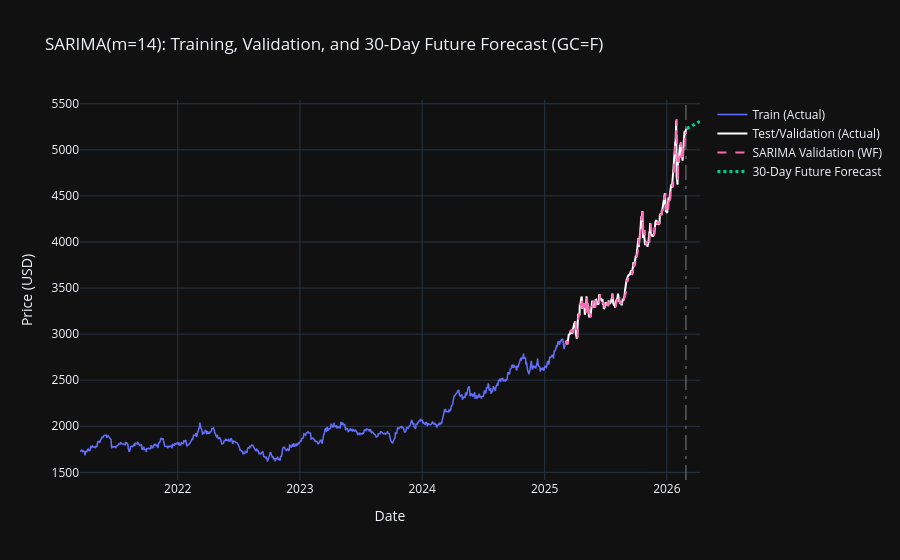

The notebook cell saved with this chart:
### Code cell
# Execute SARIMA model training via walk-forward validation on the test period.
# Hyperparameter optimization is performed by testing multiple seasonal periods (m).
print("SARIMA Training and Validation (Global Train-Test Split with Walk-Forward)")
print(f" Training period: {len(train_data)} trading days")
print(f" Test period: {len(test_data)} trading days")

print("\nTuning SARIMA hyperparameters on training data")
best_aic = float('inf')
best_sarima = None
best_m = 21

# Iterate through seasonal candidates to find the most representative cycle.
for m_candidate in [14, 21, 30]:
    try:
        print(f" Testing m={m_candidate}...")
        candidate = pm.auto_arima(
            train_data['Close'],
            seasonal=True,
            m=m_candidate,
            max_p=5, max_d=2, max_q=5,
            max_P=2, max_D=1, max_Q=2,
            stepwise=True,
            information_criterion='aic',
            error_action='ignore',
            suppress_warnings=True,
            trace=False
        )
        
        if candidate.aic() < best_aic:
            best_aic = candidate.aic()
            best_sarima = candidate
            best_m = m_candidate
            
    except Exception as e:
        print(f" Failed to fit m={m_candidate}: {str(e)[:50]}")

# Set the optimal parameters for the walk-forward process.
sarima_model = best_sarima
best_order = sarima_model.order
best_seasonal_order = sarima_model.seasonal_order

print(f"\n Best SARIMA Order: {best_order}, Seasonal: {best_seasonal_order}, m: {best_m}, AIC: {best_aic:.2f}")

# Execute walk-forward validation on the test period.
history = list(train_data['Close'].values)
sarima_wf_predictions = []

print("\nStarting Walk-Forward Validation on test split")
for t in range(len(test_data)):
    try:
        # Refit using the discovered optimal orders for each step.
        model = pm.ARIMA(order=best_order, seasonal_order=best_seasonal_order)
        model.fit(history)
        
        yhat = model.predict(n_periods=1)[0]
        sarima_wf_predictions.append(yhat)
        history.append(test_data['Close'].values[t])
        
        if (t + 1) % 50 == 0:
            print(f" Completed {t + 1}/{len(test_data)} forecasts")
    except Exception as e:
        # Fallback to last observed value if model fails to converge.
        sarima_wf_predictions.append(test_data['Close'].values[t])
        history.append(test_data['Close'].values[t])

# Compute performance metrics on the test set.
y_true = test_data['Close'].values
y_pred = np.array(sarima_wf_predictions)

sarima_rmse = np.sqrt(mean_squared_error(y_true, y_pred))
sarima_mae = mean_absolute_error(y_true, y_pred)
sarima_mape = np.mean(np.abs((y_true - y_pred) / y_true)) * 100

# --- Store metrics in global summary ---
results_list.append({'Model': 'SARIMA', 'RMSE': sarima_rmse, 'MAE': sarima_mae, 'MAPE': sarima_mape})

print(f'\n SARIMA (Walk-Forward Validation) - RMSE: {sarima_rmse:.4f} | MAE: {sarima_mae:.4f} | MAPE: {sarima_mape:.2f}%')

# Store the model and predictions in global dictionary.
results_list.append({'Model': 'SARIMA', 'RMSE': sarima_rmse, 'MAE': sarima_mae, 'MAPE': sarima_mape})

# Generate a 30-day future forecast using the complete training and testing history.
final_sarima_model = pm.ARIMA(order=best_order, seasonal_order=best_seasonal_order)
final_sarima_model.fit(history)

forecast_horizon = 30
sarima_future_forecast = final_sarima_model.predict(n_periods=forecast_horizon)

# Generate strictly future business weekday dates.
last_date = test_data.index[-1]
sarima_forecast_dates = pd.bdate_range(start=last_date + pd.Timedelta(days=1), periods=forecast_horizon)

# Store the final model to the models directory.
save_model(final_sarima_model, ticker, 'SARIMA')

# Construct the visualization.
fig = go.Figure()

fig.add_trace(go.Scatter(
    x=train_data.index, y=train_data['Close'],
    name='Train (Actual)', line=dict(color='#636EFA', width=1.5)
))

fig.add_trace(go.Scatter(
    x=test_data.index, y=test_data['Close'],
    name='Test/Validation (Actual)', line=dict(color='white', width=2)
))

fig.add_trace(go.Scatter(
    x=test_data.index, y=sarima_wf_predictions,
    name='SARIMA Validation (WF)', line=dict(color='#FF69B4', dash='dash')
))

fig.add_trace(go.Scatter(
    x=sarima_forecast_dates, y=sarima_future_forecast,
    name='30-Day Future Forecast', line=dict(color='#00CC96', width=3, dash='dot')
))

fig.update_layout(
    title=f'SARIMA(m={best_m}): Training, Validation, and 30-Day Future Forecast ({ticker})',
    xaxis_title='Date',
    yaxis_title='Price (USD)',
    template='plotly_dark',
    hovermode='x unified',
    shapes=[
        dict(type='line', xref='x', yref='paper', x0=last_date, x1=last_date, y0=0, y1=1, 
             line=dict(color="gray", width=1, dash="longdashdot"))
    ]
)

fig.show()

### Figure 1 — Plotly figure (JSON) as saved in the notebook; plotly's stock layout.template omitted (floating-point values rounded to 4 significant figures; data arrays with more than 128 entries replaced by an {"elided": "..."} marker saying what was removed)
{"data": [{"line": {"color": "#636EFA", "width": 1.5}, "name": "Train (Actual)", "type": "scatter", "x": {"elided": "998 str values"}, "y": {"elided": "998 float values"}}, {"line": {"color": "white", "width": 2}, "name": "Test/Validation (Actual)", "type": "scatter", "x": {"elided": "250 str values"}, "y": {"elided": "250 float values"}}, {"line": {"color": "#FF69B4", "dash": "dash"}, "name": "SARIMA Validation (WF)", "type": "scatter", "x": {"elided": "250 str values"}, "y": {"elided": "250 float values"}}, {"line": {"color": "#00CC96", "dash": "dot", "width": 3}, "name": "30-Day Future Forecast", "type": "scatter", "x": ["2026-03-02T00:00:00.000000000", "2026-03-03T00:00:00.000000000", "2026-03-04T00:00:00.000000000", "2026-03-05T00:00:00.000000000", "2026-03-06T00:00:00.000000000", "2026-03-09T00:00:00.000000000", "2026-03-10T00:00:00.000000000", "2026-03-11T00:00:00.000000000", "2026-03-12T00:00:00.000000000", "2026-03-13T00:00:00.000000000", "2026-03-16T00:00:00.000000000", "2026-03-17T00:00:00.000000000", "2026-03-18T00:00:00.000000000", "2026-03-19T00:00:00.000000000", "2026-03-20T00:00:00.000000000", "2026-03-23T00:00:00.000000000", "2026-03-24T00:00:00.000000000", "2026-03-25T00:00:00.000000000", "2026-03-26T00:00:00.000000000", "2026-03-27T00:00:00.000000000", "2026-03-30T00:00:00.000000000", "2026-03-31T00:00:00.000000000", "2026-04-01T00:00:00.000000000", "2026-04-02T00:00:00.000000000", "2026-04-03T00:00:00.000000000", "2026-04-06T00:00:00.000000000", "2026-04-07T00:00:00.000000000", "2026-04-08T00:00:00.000000000", "2026-04-09T00:00:00.000000000", "2026-04-10T00:00:00.000000000"], "y": [5235.0, 5230.0, 5233.0, 5237.0, 5240.0, 5243.0, 5246.0, 5248.0, 5251.0, 5254.0, 5257.0, 5260.0, 5263.0, 5265.0, 5268.0, 5271.0, 5274.0, 5277.0, 5280.0, 5283.0, 5285.0, 5288.0, 5291.0, 5294.0, 5297.0, 5300.0, 5302.0, 5305.0, 5308.0, 5311.0]}], "layout": {"hovermode": "x unified", "shapes": [{"line": {"color": "gray", "dash": "longdashdot", "width": 1}, "type": "line", "x0": "2026-02-27T00:00:00", "x1": "2026-02-27T00:00:00", "xref": "x", "y0": 0, "y1": 1, "yref": "paper"}], "title": {"text": "SARIMA(m=14): Training, Validation, and 30-Day Future Forecast (GC=F)"}, "xaxis": {"title": {"text": "Date"}}, "yaxis": {"title": {"text": "Price (USD)"}}}}
